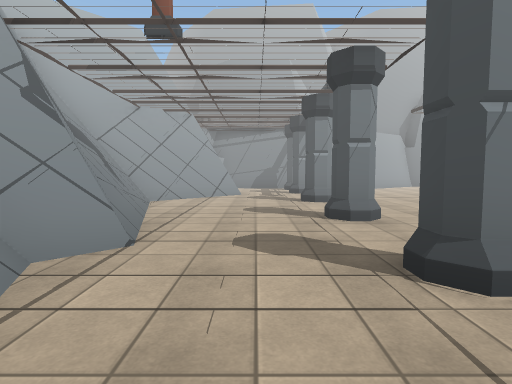
[1] (above)

22 first-person views from a walk through a Unity game level. The camera is 1.4 m above the floor, tilts 4° down and sees 80° across. The floor is counted in squares, 2 m on a side. Each view is taken from the middle of a square. On the plan, view 1 faces up. The plan holds only what a view shows up to about 10 squares ahead; the rest is blank. The place goes on beyond the plan. Some surface patterns are stand-ins.

[2]
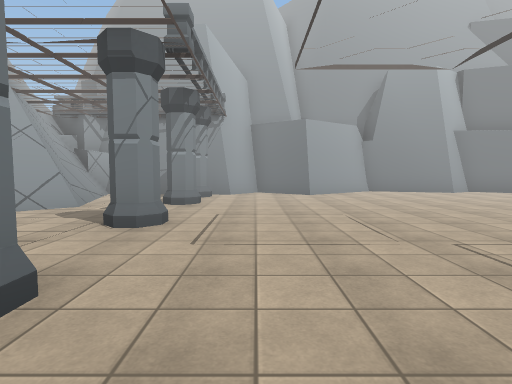

[3]
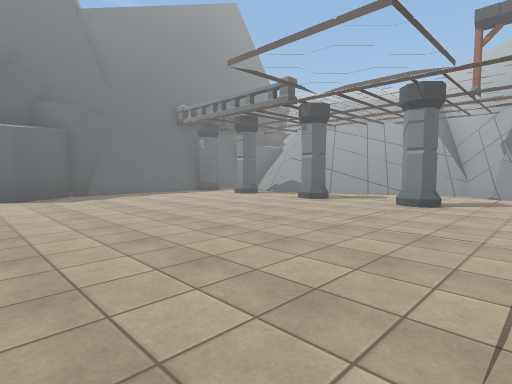

[4]
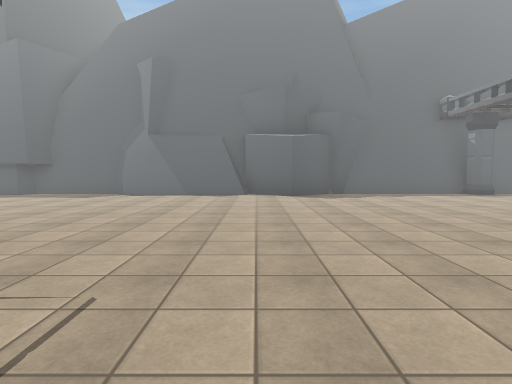

[5]
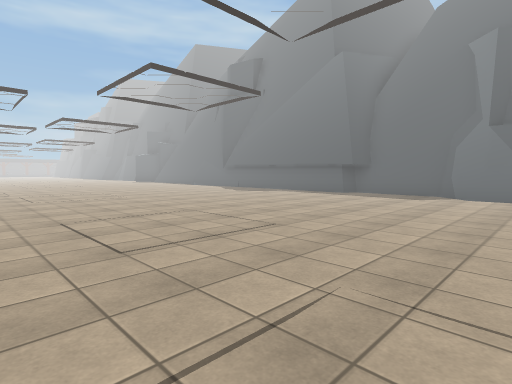

[6]
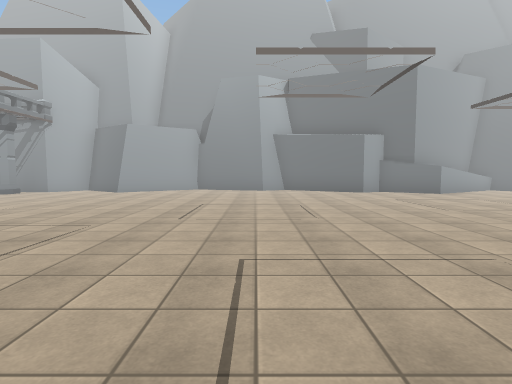

[7]
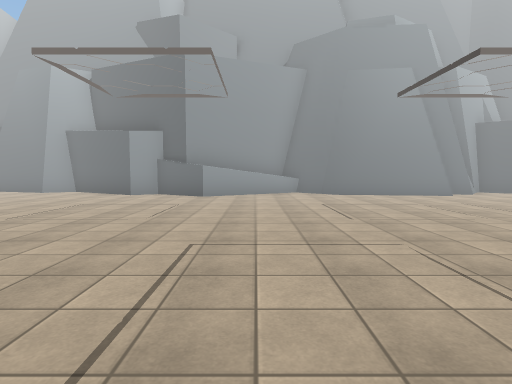

[8]
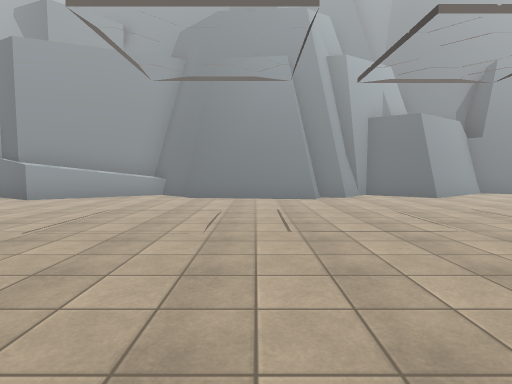

[9]
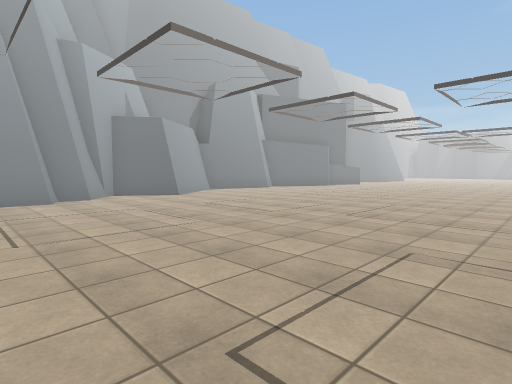

[10]
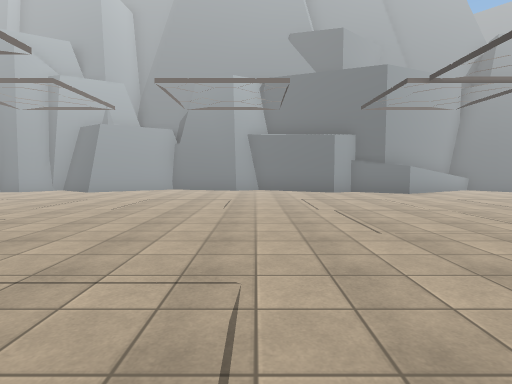

[11]
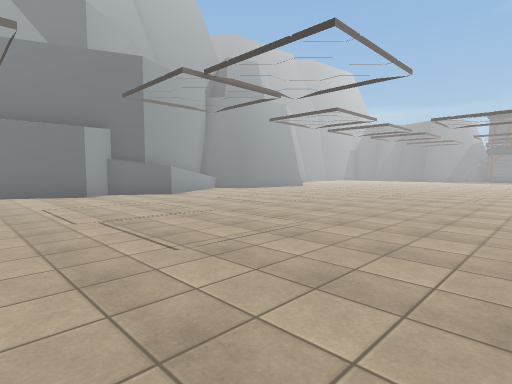

[12]
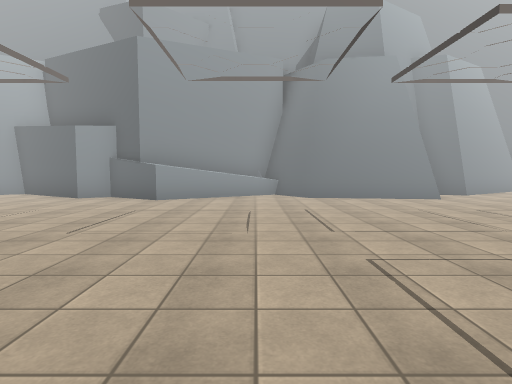

[13]
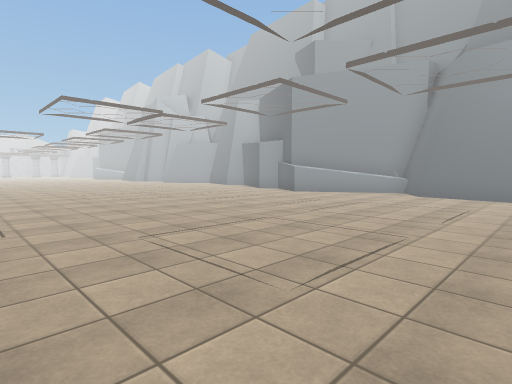

[14]
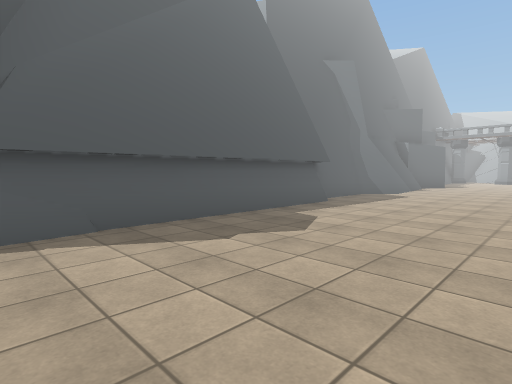

[15]
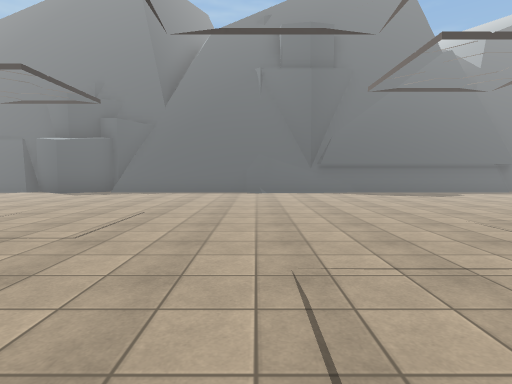

[16]
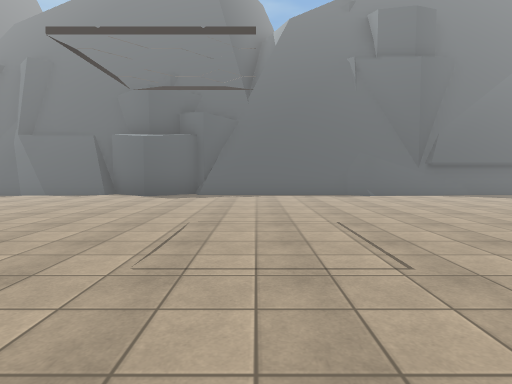

[17]
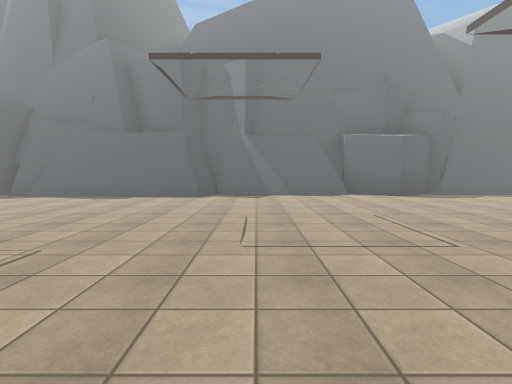

[18]
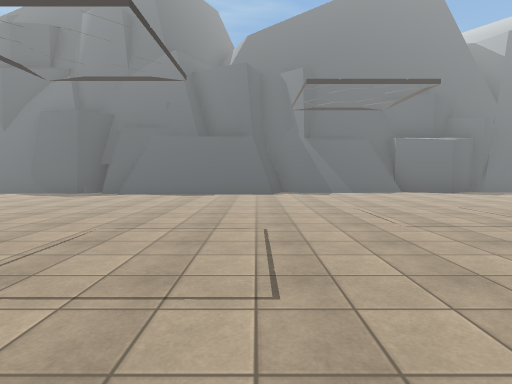

[19]
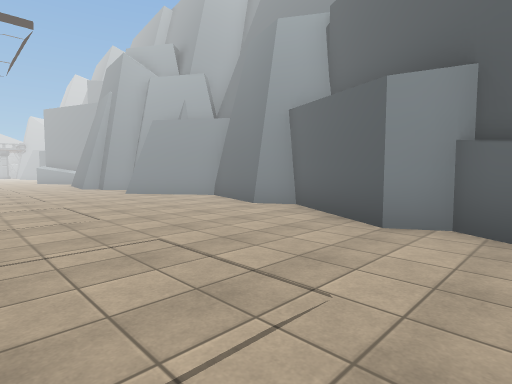

[20]
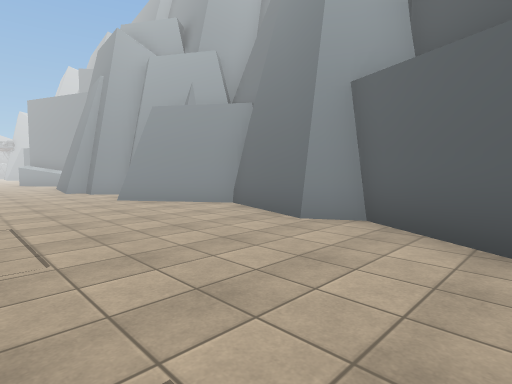

[21]
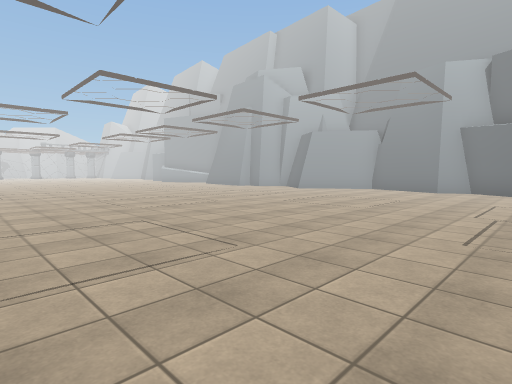

[22]
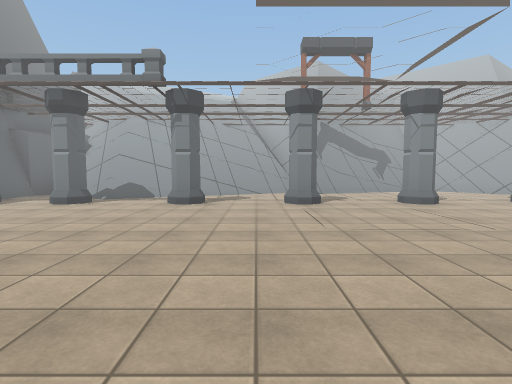

### Floor plan
Points are (right, up) in squares from view 1. A wall is a line through its corners. A room is listed if a view was taken in it or the views show most of it. See-through windows are left out.
Room 1 (views 1, 2, 3, 4, 5, 6, 7, 8, 9, 10, 11, 12, 13, 14, 15, 16, 17, 18, 19, 20, 21, 22)
walls: (17.9, 12.4) (16.9, 13.4) (14.6, 12); (22.6, 12.6) (22.2, 12) (21.6, 12) (21.4, 11.6) (18.5, 12); (23, -4.6) (23.4, -5); (17.4, 12.8) (14.6, 11.2) (13.1, 12.1) (12.4, 11.7) (10, 13.1) (9.3, 12.7) (8.1, 13.1); (22.9, -4.8) (23.1, -4.9) (27.6, -4.9); (24.1, 12.4) (23.3, 13) (22.8, 12.7) (22.2, 12); (14.8, -5.5) (15.1, -4.9) (23, -4.9); (14.6, -5.4) (14.9, -4.9); (26.6, -5) (27.4, -5.1); (26.9, -4.9) (27.6, -5); (27.7, -5.3) (29, -4.3) (30.3, -5.2); (11.5, -4.6) (12.3, -5.4); (30.3, -4.9) (33.5, -4.9) (34.1, -5.2); (8.6, -4.9) (11.5, -4.9) (11.8, -5.1); (33.5, -4.6) (34.1, -5.1); (6.2, 13.1) (4.5, 11.9); (34.6, -4.5) (38.9, -4.2); (5.7, -5.3) (7, -4.3) (8.5, -5.4); (34.3, -5.3) (34.7, -4.1); (5, -5.5) (5.6, -5); (3.9, 12.5) (3.2, 12.9); (2.9, 13) (2.4, 12.5); (2.6, 12.6) (2.2, 12) (1.3, 12.1); (37.7, 13) (34.6, 11.2) (33.1, 12.1) (32.5, 11.7) (30, 13.2) (29.3, 12.7) (26.8, 13.5) (24.5, 11.9); (38.2, 12.4) (37.3, 13.6) (34.7, 12.1); (38.8, -4.5) (39.7, -4.3); (1.5, -5.4) (2.5, -5.4); (0, -2.6) (-0.9, -4); (-0.6, 8.9) (-3, 6.6) (-2.1, 3.8); (-0.7, 9.1) (-3.1, 6.8); (-1.5, 2.7) (-1.9, 2.3); (39.8, -5.1) (40.4, -4.3) (41.6, -4.5); (-2, 2.2) (0.2, -2.7); (-2.1, 3.9) (-1.5, 2.9) (-2.4, 2.1) (-0.1, -2.9); (-1.4, 10) (-0.8, 9); (-0.5, -5.4) (0.7, -5.4); (-1, -4.8) (-0.4, -5.3); (41.5, 11.6) (38.4, 12); (-2.8, 6.8) (-1.9, 3.7); (-1.8, 12) (-1.1, 9.7); (-2.1, 12.1) (-1.4, 10.1)
low walls: (19.8, -4.8) (23, -4.6); (30.4, -4.9) (33.5, -4.6); (8.6, -4.9) (11.5, -4.6); (34.1, -5.2) (34.5, -4.1) (39.1, -4.1); (3.2, 12.9) (2.2, 12); (0.2, -2.7) (-0.4, -3.7); (-0.2, -1.5) (0.5, -2.9); (-1.1, 0.5) (-0.5, -0.8); (-0.9, 9.4) (-0.7, 9.1); (-1.9, 2.3) (-1.5, 1.3); (-2.6, 7) (-1.5, 3.2); (-1.6, 12.1) (-0.6, 9)
objects: pillar (1, -5); pillar (1, -3); pillar (1, -1) to (1, 0); pillar (1, 2); pillar (1, 4) to (1, 5); pillar (1, 7); pillar (1, 9) to (1, 10); pillar (1, 11)

Positions as (right, up) in squares from view 1, and headings:
1: (0, 0), facing up
2: (3, 3), facing up
3: (8, 4), facing down-left
4: (8, 4), facing down
5: (10, 4), facing down-right
6: (9, 2), facing up
7: (16, 3), facing up
8: (20, 4), facing up
9: (20, 4), facing up-right
10: (30, 2), facing up
11: (30, 3), facing up-right
12: (37, 4), facing up
13: (41, 3), facing up-left
14: (21, -1), facing down-left
15: (23, 5), facing down
16: (26, 4), facing down
17: (33, 4), facing down
18: (35, 5), facing down
19: (34, 8), facing up-left
20: (32, 9), facing up-left
21: (32, 2), facing up-left
22: (8, 1), facing left
